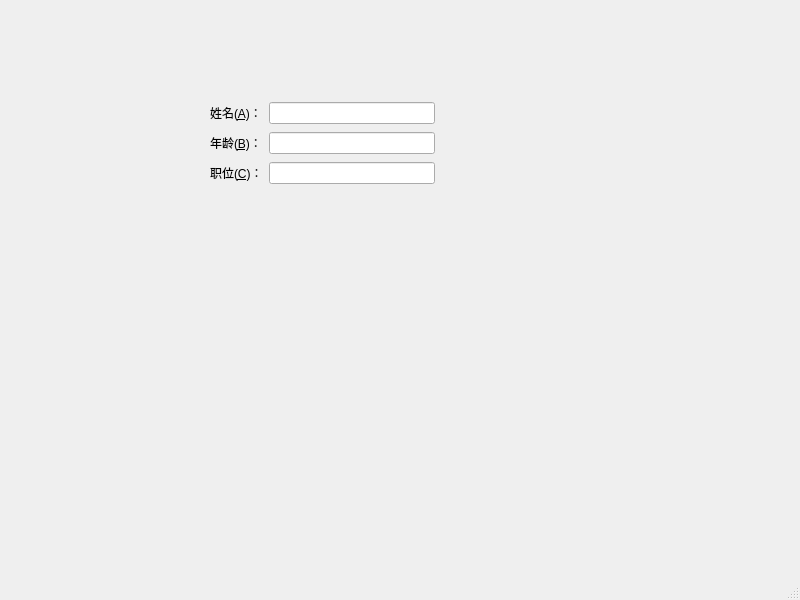
<?xml version="1.0" encoding="UTF-8"?>
<ui version="4.0">
 <class>MainWindow</class>
 <widget class="QMainWindow" name="MainWindow">
  <property name="geometry">
   <rect>
    <x>0</x>
    <y>0</y>
    <width>800</width>
    <height>600</height>
   </rect>
  </property>
  <property name="windowTitle">
   <string>MainWindow</string>
  </property>
  <widget class="QWidget" name="centralwidget">
   <widget class="QWidget" name="">
    <property name="geometry">
     <rect>
      <x>210</x>
      <y>100</y>
      <width>225</width>
      <height>88</height>
     </rect>
    </property>
    <layout class="QGridLayout" name="gridLayout">
     <item row="0" column="0">
      <widget class="QLabel" name="label">
       <property name="text">
        <string>姓名(&amp;A)：</string>
       </property>
       <property name="buddy">
        <cstring>lineEdit</cstring>
       </property>
      </widget>
     </item>
     <item row="0" column="1">
      <widget class="QLineEdit" name="lineEdit"/>
     </item>
     <item row="1" column="0">
      <widget class="QLabel" name="label_2">
       <property name="text">
        <string>年龄(&amp;B)：</string>
       </property>
       <property name="buddy">
        <cstring>lineEdit_2</cstring>
       </property>
      </widget>
     </item>
     <item row="1" column="1">
      <widget class="QLineEdit" name="lineEdit_2"/>
     </item>
     <item row="2" column="0">
      <widget class="QLabel" name="label_3">
       <property name="text">
        <string>职位(&amp;C)：</string>
       </property>
       <property name="buddy">
        <cstring>lineEdit_3</cstring>
       </property>
      </widget>
     </item>
     <item row="2" column="1">
      <widget class="QLineEdit" name="lineEdit_3"/>
     </item>
    </layout>
   </widget>
  </widget>
  <widget class="QMenuBar" name="menubar">
   <property name="geometry">
    <rect>
     <x>0</x>
     <y>0</y>
     <width>800</width>
     <height>26</height>
    </rect>
   </property>
  </widget>
  <widget class="QStatusBar" name="statusbar"/>
 </widget>
 <resources/>
 <connections/>
</ui>
